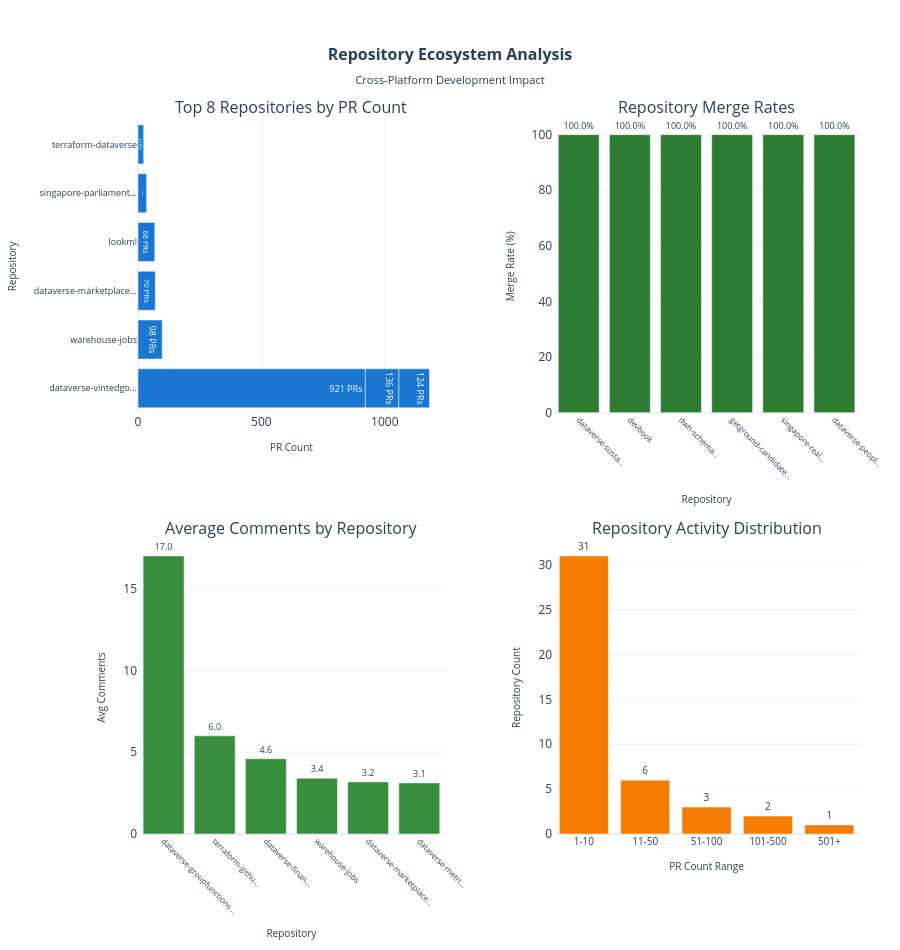

Notebook cell for this chart:
### Code cell
# Repository Analysis and Visualizations

# Get top repositories and their stats
top_repos = df['repository'].value_counts().head(8)  # Reduced for readability

print("🏗️ REPOSITORY ANALYSIS")
print("=" * 25)
print(f"📊 Total Repositories: {df['repository'].nunique()}")
print(f"🔥 Most Active: {top_repos.index[0]} ({top_repos.iloc[0]} PRs)")
print(f"📈 Top 3 Repositories:")
for i in range(min(3, len(top_repos))):
    repo_name = top_repos.index[i]
    pr_count = top_repos.iloc[i]
    merge_rate = df[df['repository'] == repo_name]['is_merged'].mean() * 100
    print(f"  {i+1}. {repo_name}: {pr_count} PRs ({merge_rate:.1f}% merge rate)")

# Create repository visualization with better spacing
fig = make_subplots(
    rows=2, cols=2,
    subplot_titles=(
        'Top 8 Repositories by PR Count',
        'Repository Merge Rates', 
        'Average Comments by Repository',
        'Repository Activity Distribution'
    ),
    vertical_spacing=0.18,
    horizontal_spacing=0.15
)

# Helper function to truncate repository names
def truncate_repo_name(name, max_length=20):
    if len(name) <= max_length:
        return name
    # Try to keep meaningful parts
    if '-' in name:
        parts = name.split('-')
        if len(parts) > 2:
            return f"{parts[0]}-{parts[1]}..."
    return name[:max_length] + "..."

# 1. Top repositories bar chart with truncated names
truncated_names = [truncate_repo_name(name) for name in top_repos.index]
fig.add_trace(
    go.Bar(
        y=truncated_names,
        x=top_repos.values,
        orientation='h',
        name="PR Count",
        marker_color='#1976D2',
        text=[f"{val} PRs" for val in top_repos.values],
        textposition='inside',
        textfont_size=9
    ),
    row=1, col=1
)

# 2. Merge rates by repository (top 6 for readability)
merge_rates = df.groupby('repository')['is_merged'].mean().sort_values(ascending=False).head(6)
truncated_repo_names = [truncate_repo_name(name, 15) for name in merge_rates.index]
fig.add_trace(
    go.Bar(
        x=truncated_repo_names,
        y=merge_rates.values * 100,
        name="Merge Rate %",
        marker_color='#2E7D32',
        text=[f"{val:.1f}%" for val in merge_rates.values * 100],
        textposition='outside',
        textfont_size=9
    ),
    row=1, col=2
)

# 3. Average comments by repository (top 6)
avg_comments = df.groupby('repository')['comments_count'].mean().sort_values(ascending=False).head(6)
truncated_comment_repos = [truncate_repo_name(name, 15) for name in avg_comments.index]
fig.add_trace(
    go.Bar(
        x=truncated_comment_repos,
        y=avg_comments.values,
        name="Avg Comments",
        marker_color='#388E3C',
        text=[f"{val:.1f}" for val in avg_comments.values],
        textposition='outside',
        textfont_size=9
    ),
    row=2, col=1
)

# 4. Repository size distribution (as bar chart)
repo_sizes = df['repository'].value_counts()
size_categories = pd.cut(repo_sizes.values, bins=[0, 10, 50, 100, 500, 1000], 
                        labels=['1-10', '11-50', '51-100', '101-500', '501+'])
size_dist = size_categories.value_counts()

fig.add_trace(
    go.Bar(
        x=size_dist.index,
        y=size_dist.values,
        name="Repository Count",
        marker_color='#F57C00',
        text=size_dist.values,
        textposition='outside',
        textfont_size=10
    ),
    row=2, col=2
)

# Update layout with better spacing and margins
fig.update_layout(
    height=950,  # Increased height
    title={
        'text': "<b>Repository Ecosystem Analysis</b><br><sub>Cross-Platform Development Impact</sub>",
        'x': 0.5,
        'font': {'size': 16}
    },
    template='plotly_white',
    showlegend=False,
    margin=dict(l=80, r=40, t=120, b=100)  # Increased margins
)

# Update axes with better formatting to prevent overlap
fig.update_xaxes(title_text="PR Count", row=1, col=1, title_font_size=10)
fig.update_yaxes(title_text="Repository", row=1, col=1, title_font_size=10, tickfont_size=9)
fig.update_xaxes(title_text="Repository", row=1, col=2, tickangle=45, title_font_size=10, tickfont_size=8)
fig.update_yaxes(title_text="Merge Rate (%)", row=1, col=2, title_font_size=10)
fig.update_xaxes(title_text="Repository", row=2, col=1, tickangle=45, title_font_size=10, tickfont_size=8)
fig.update_yaxes(title_text="Avg Comments", row=2, col=1, title_font_size=10)
fig.update_xaxes(title_text="PR Count Range", row=2, col=2, title_font_size=10, tickfont_size=10)
fig.update_yaxes(title_text="Repository Count", row=2, col=2, title_font_size=10)

fig.show()

### Figure 1 — Plotly figure (JSON) as saved in the notebook; plotly's stock layout.template omitted (floating-point values rounded to 4 significant figures)
{"data": [{"marker": {"color": "#1976D2"}, "name": "PR Count", "orientation": "h", "text": ["921 PRs", "136 PRs", "124 PRs", "98 PRs", "70 PRs", "68 PRs", "35 PRs", "23 PRs"], "textfont": {"size": 9}, "textposition": "inside", "type": "bar", "x": [921, 136, 124, 98, 70, 68, 35, 23], "xaxis": "x", "y": ["dataverse-vintedgo...", "dataverse-vintedgo...", "dataverse-vintedgo...", "warehouse-jobs", "dataverse-marketplace...", "lookml", "singapore-parliament...", "terraform-dataverse"], "yaxis": "y"}, {"marker": {"color": "#2E7D32"}, "name": "Merge Rate %", "text": ["100.0%", "100.0%", "100.0%", "100.0%", "100.0%", "100.0%"], "textfont": {"size": 9}, "textposition": "outside", "type": "bar", "x": ["dataverse-susta...", "devbook", "dwh-schema...", "getground-candidate...", "singapore-real...", "dataverse-peopl..."], "xaxis": "x2", "y": [100.0, 100.0, 100.0, 100.0, 100.0, 100.0], "yaxis": "y2"}, {"marker": {"color": "#388E3C"}, "name": "Avg Comments", "text": ["17.0", "6.0", "4.6", "3.4", "3.2", "3.1"], "textfont": {"size": 9}, "textposition": "outside", "type": "bar", "x": ["dataverse-groupfunctions...", "terraform-githu...", "dataverse-finan...", "warehouse-jobs", "dataverse-marketplace...", "dataverse-metri..."], "xaxis": "x3", "y": [17.0, 6.0, 4.6, 3.408, 3.186, 3.125], "yaxis": "y3"}, {"marker": {"color": "#F57C00"}, "name": "Repository Count", "text": [31.0, 6.0, 3.0, 2.0, 1.0], "textfont": {"size": 10}, "textposition": "outside", "type": "bar", "x": ["1-10", "11-50", "51-100", "101-500", "501+"], "xaxis": "x4", "y": [31, 6, 3, 2, 1], "yaxis": "y4"}], "layout": {"annotations": [{"font": {"size": 16}, "showarrow": false, "text": "Top 8 Repositories by PR Count", "x": 0.2125, "xanchor": "center", "xref": "paper", "y": 1, "yanchor": "bottom", "yref": "paper"}, {"font": {"size": 16}, "showarrow": false, "text": "Repository Merge Rates", "x": 0.7875, "xanchor": "center", "xref": "paper", "y": 1, "yanchor": "bottom", "yref": "paper"}, {"font": {"size": 16}, "showarrow": false, "text": "Average Comments by Repository", "x": 0.2125, "xanchor": "center", "xref": "paper", "y": 0.41, "yanchor": "bottom", "yref": "paper"}, {"font": {"size": 16}, "showarrow": false, "text": "Repository Activity Distribution", "x": 0.7875, "xanchor": "center", "xref": "paper", "y": 0.41, "yanchor": "bottom", "yref": "paper"}], "height": 950, "margin": {"b": 100, "l": 80, "r": 40, "t": 120}, "showlegend": false, "title": {"font": {"size": 16}, "text": "<b>Repository Ecosystem Analysis</b><br><sub>Cross-Platform Development Impact</sub>", "x": 0.5}, "xaxis": {"anchor": "y", "domain": [0, 0.425], "title": {"font": {"size": 10}, "text": "PR Count"}}, "xaxis2": {"anchor": "y2", "domain": [0.575, 1], "tickangle": 45, "tickfont": {"size": 8}, "title": {"font": {"size": 10}, "text": "Repository"}}, "xaxis3": {"anchor": "y3", "domain": [0, 0.425], "tickangle": 45, "tickfont": {"size": 8}, "title": {"font": {"size": 10}, "text": "Repository"}}, "xaxis4": {"anchor": "y4", "domain": [0.575, 1], "tickfont": {"size": 10}, "title": {"font": {"size": 10}, "text": "PR Count Range"}}, "yaxis": {"anchor": "x", "domain": [0.59, 1], "tickfont": {"size": 9}, "title": {"font": {"size": 10}, "text": "Repository"}}, "yaxis2": {"anchor": "x2", "domain": [0.59, 1], "title": {"font": {"size": 10}, "text": "Merge Rate (%)"}}, "yaxis3": {"anchor": "x3", "domain": [0, 0.41], "title": {"font": {"size": 10}, "text": "Avg Comments"}}, "yaxis4": {"anchor": "x4", "domain": [0, 0.41], "title": {"font": {"size": 10}, "text": "Repository Count"}}}}
